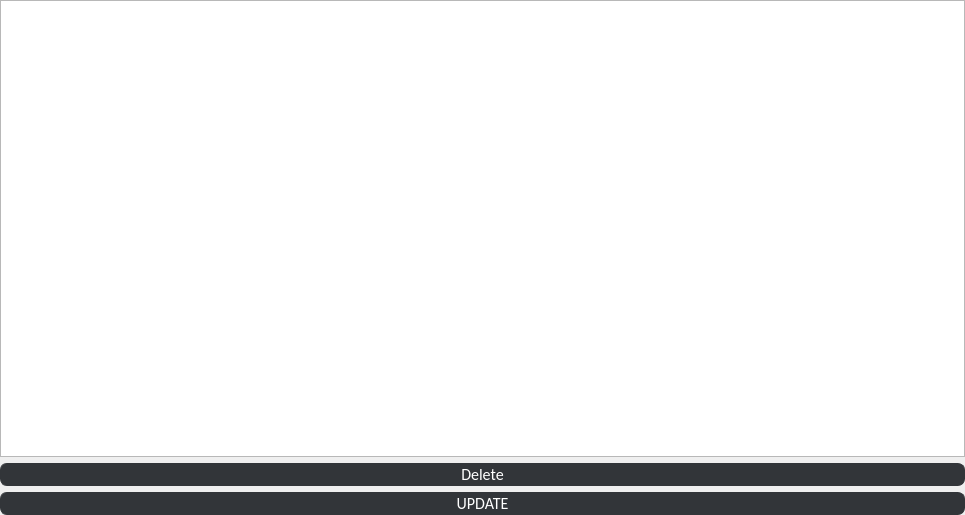
            <widget class="QWidget" name="ClientsArea">
             <property name="geometry">
              <rect>
               <x>0</x>
               <y>0</y>
               <width>965</width>
               <height>515</height>
              </rect>
             </property>
             <layout class="QVBoxLayout" name="ClientVerticalLayout">
              <property name="leftMargin">
               <number>0</number>
              </property>
              <property name="topMargin">
               <number>0</number>
              </property>
              <property name="rightMargin">
               <number>0</number>
              </property>
              <property name="bottomMargin">
               <number>0</number>
              </property>
              <item>
               <widget class="QTableView" name="ClientTableView">
                <property name="styleSheet">
                 <string notr="true">color:rgb(255, 186, 74);</string>
                </property>
                <property name="selectionBehavior">
                 <enum>QAbstractItemView::SelectRows</enum>
                </property>
               </widget>
              </item>
              <item>
               <widget class="QPushButton" name="ClientDeleteButton">
                <property name="styleSheet">
                 <string notr="true">QPushButton
{
	background-color:rgb(50, 53, 57);
	border-style:solid;
	border-radius:7px;
	border-width:1px;
border-color: rgb(50, 53, 57);
	color:#ffffff;
	font-size:16px;
font-family:Calibri;
}

QPushButton:hover
{
	background-color: #00000000;
	border-color:red;
	/*color:rgb(30, 227, 0);*/
}

QPushButton:focus
{
	background-color:  red;
	border-color: red;
	color:rgb(255, 255, 255);
}
</string>
                </property>
                <property name="text">
                 <string>Delete</string>
                </property>
               </widget>
              </item>
              <item>
               <widget class="QPushButton" name="ClientUpdateButton">
                <property name="styleSheet">
                 <string notr="true">QPushButton
{
	background-color:rgb(50, 53, 57);
	border-style:solid;
	border-radius:7px;
	border-width:1px;
border-color: rgb(50, 53, 57);
	color:#ffffff;
	font-size:16px;
font-family:Calibri;
}

QPushButton:hover
{
	background-color: #00000000;
	border-color: rgb(30, 227, 0);
	/*color:rgb(30, 227, 0);*/
}

QPushButton:focus
{
	background-color:  rgb(30, 227, 0);
	border-color: rgba(30, 227, 0,0);
	color:rgb(255, 255, 255);
}
</string>
                </property>
                <property name="text">
                 <string>UPDATE</string>
                </property>
               </widget>
              </item>
             </layout>
            </widget>
